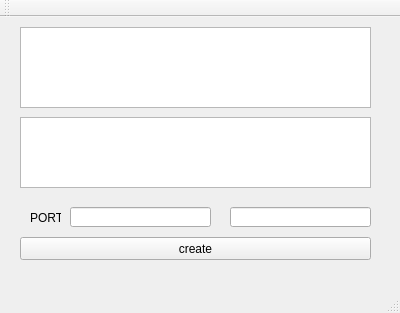
<?xml version="1.0" encoding="UTF-8"?>
<ui version="4.0">
 <class>MainWindow</class>
 <widget class="QMainWindow" name="MainWindow">
  <property name="geometry">
   <rect>
    <x>0</x>
    <y>0</y>
    <width>400</width>
    <height>313</height>
   </rect>
  </property>
  <property name="windowTitle">
   <string>MainWindow</string>
  </property>
  <widget class="QWidget" name="centralWidget">
   <widget class="QListWidget" name="listWidget">
    <property name="geometry">
     <rect>
      <x>20</x>
      <y>10</y>
      <width>351</width>
      <height>81</height>
     </rect>
    </property>
   </widget>
   <widget class="QLineEdit" name="portLineEdit">
    <property name="geometry">
     <rect>
      <x>70</x>
      <y>190</y>
      <width>141</width>
      <height>20</height>
     </rect>
    </property>
   </widget>
   <widget class="QLabel" name="port">
    <property name="geometry">
     <rect>
      <x>30</x>
      <y>190</y>
      <width>31</width>
      <height>21</height>
     </rect>
    </property>
    <property name="text">
     <string>PORT</string>
    </property>
   </widget>
   <widget class="QPushButton" name="createButton">
    <property name="geometry">
     <rect>
      <x>20</x>
      <y>220</y>
      <width>351</width>
      <height>23</height>
     </rect>
    </property>
    <property name="text">
     <string>create</string>
    </property>
   </widget>
   <widget class="QLineEdit" name="portEXLineEdit">
    <property name="geometry">
     <rect>
      <x>230</x>
      <y>190</y>
      <width>141</width>
      <height>20</height>
     </rect>
    </property>
   </widget>
   <widget class="QListWidget" name="listEXWidget">
    <property name="geometry">
     <rect>
      <x>20</x>
      <y>100</y>
      <width>351</width>
      <height>71</height>
     </rect>
    </property>
   </widget>
  </widget>
  <widget class="QMenuBar" name="menuBar">
   <property name="geometry">
    <rect>
     <x>0</x>
     <y>0</y>
     <width>400</width>
     <height>23</height>
    </rect>
   </property>
  </widget>
  <widget class="QToolBar" name="mainToolBar">
   <attribute name="toolBarArea">
    <enum>TopToolBarArea</enum>
   </attribute>
   <attribute name="toolBarBreak">
    <bool>false</bool>
   </attribute>
  </widget>
  <widget class="QStatusBar" name="statusBar"/>
 </widget>
 <layoutdefault spacing="6" margin="11"/>
 <resources/>
 <connections/>
</ui>
